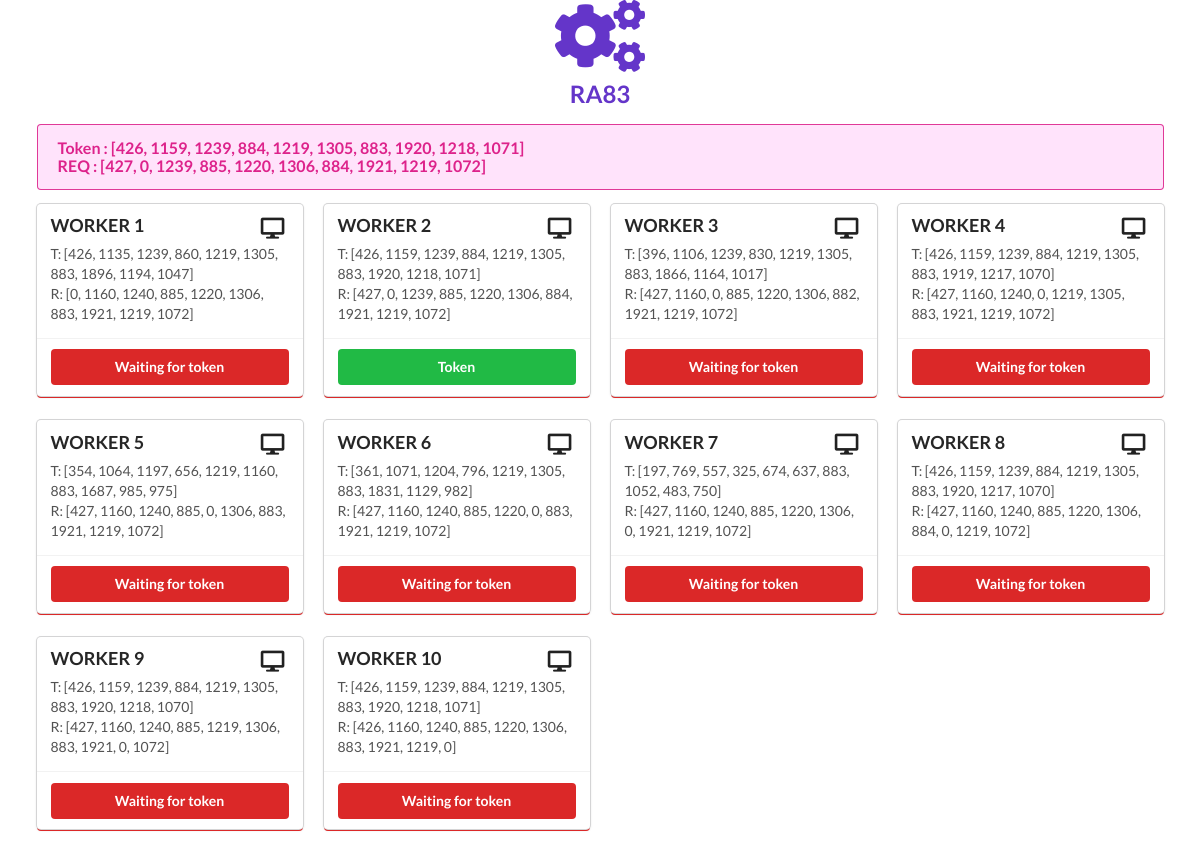
The app's page /, older data.
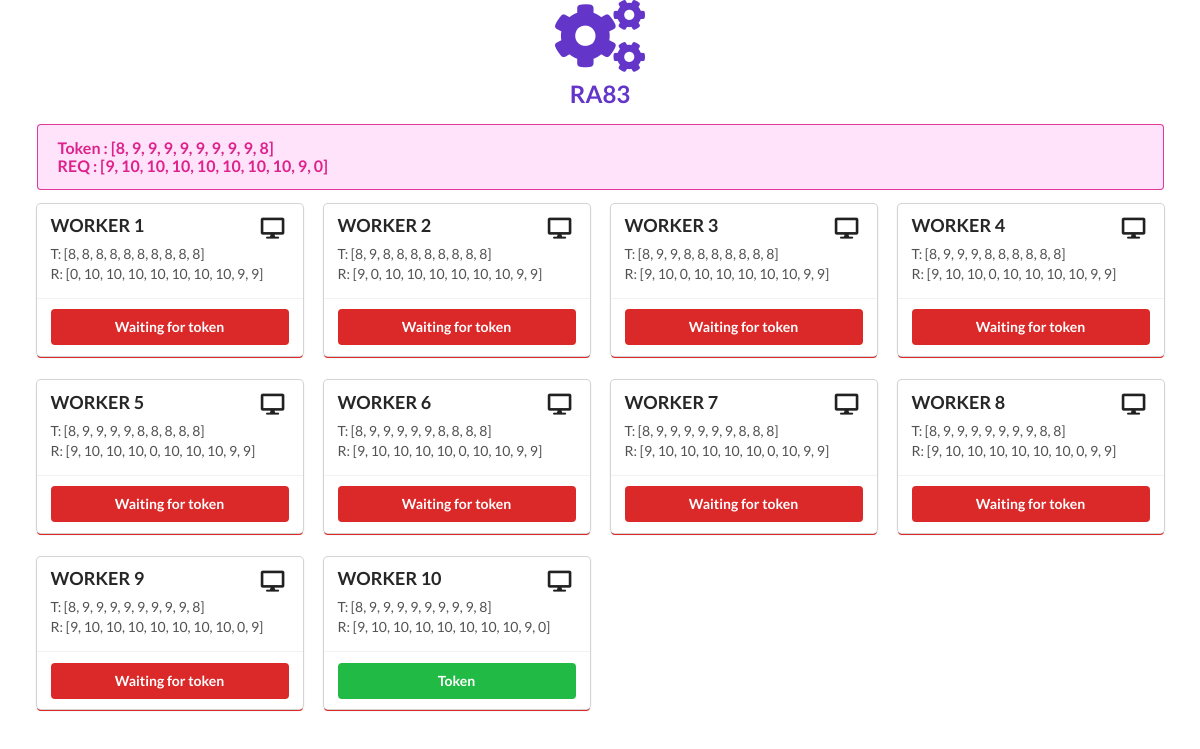
The same page, newer data.
### wdog/models.py (models this page shows)
class Worker(models.Model):
    has_token = models.BooleanField(default=False)
    token = models.CharField(max_length=100, blank=True)
    req = models.CharField(max_length=100, blank=True)
    in_sc = models.BooleanField(default=False)

### wdog/views.py (the view)
# urls.py: 2. Add a URL to urlpatterns:  path('', views.home, name='home')
def home(request):
    if request.method == 'GET':
        workers = Worker.objects.all()
        try:
            worker_t = workers.filter(has_token=True)[0]
        except IndexError:
            worker_t = None
        return render(request, 'wdog/home.html', {'workers': workers, 'worker_t': worker_t})
    raise Http404

### wdog/templates/wdog/home.html (shortened to what this page needs)
<!DOCTYPE html>
<html xmlns="http://www.w3.org/1999/html">
<head>
    {% load static %}
    <link rel="stylesheet" href="https://cdn.jsdelivr.net/npm/semantic-ui@2.4.2/dist/semantic.min.css">
</head>
<body>
<div class="ui blue container">
    <h2 class="ui center aligned violet icon header">
      <i class="settings icon"></i>
      <div class="content">
        RA83
      </div>
    </h2>
    <div class="ui pink message">
      <div id="global-token" class="header">
        Token : [{{ worker_t.token }}]
      </div>
        <div id="global-req" class="header">
        REQ : [{{ worker_t.req }}]
      </div>
    </div>
    <div class="ui four cards">
        {% for worker in workers %}
            <div class="red card">
                <div class="content">
                    <i class="right floated desktop large icon"></i>
                    <div class="header">
                        WORKER {{ worker.id }}
                    </div>
                    <div id="{{ worker.id }}-T" class="description">
                        T: [{{ worker.token }}]
                    </div>
                    <div id="{{ worker.id }}-R" class="description">
                        R: [{{ worker.req }}]
                    </div>
                </div>
                <div class="extra content">
                <div id="{{ worker.id }}-default-buttons" class="ui two buttons" hidden>
                    {% if worker.has_token %}
                    <div class="ui green button">Token</div>
                    {% else %}
                    <div class="ui red button">Waiting for token</div>
                    {% endif %}
                </div>
                </div>
            </div>
        {% endfor %}
    </div>
</div>
</body>
</html>

Row changes from the older to the newer data that the page shows:
changed Worker id 10: token "426, 1159, 1239, 884, 1219, 1305, 883, 1920, 1218, 1071" → "8, 9, 9, 9, 9, 9, 9, 9, 9, 8"; req "426, 1160, 1240, 885, 1220, 1306, 883, 1921, 1219, 0" → "9, 10, 10, 10, 10, 10, 10, 10, 9, 0"; has_token "Waiting for token" → "Token"
changed Worker id 1: token "426, 1135, 1239, 860, 1219, 1305, 883, 1896, 1194, 1047" → "8, 8, 8, 8, 8, 8, 8, 8, 8, 8"; req "0, 1160, 1240, 885, 1220, 1306, 883, 1921, 1219, 1072" → "0, 10, 10, 10, 10, 10, 10, 10, 9, 9"
changed Worker id 2: token "426, 1159, 1239, 884, 1219, 1305, 883, 1920, 1218, 1071" → "8, 9, 8, 8, 8, 8, 8, 8, 8, 8"; req "427, 0, 1239, 885, 1220, 1306, 884, 1921, 1219, 1072" → "9, 0, 10, 10, 10, 10, 10, 10, 9, 9"; has_token "Token" → "Waiting for token"
changed Worker id 3: token "396, 1106, 1239, 830, 1219, 1305, 883, 1866, 1164, 1017" → "8, 9, 9, 8, 8, 8, 8, 8, 8, 8"; req "427, 1160, 0, 885, 1220, 1306, 882, 1921, 1219, 1072" → "9, 10, 0, 10, 10, 10, 10, 10, 9, 9"
changed Worker id 4: token "426, 1159, 1239, 884, 1219, 1305, 883, 1919, 1217, 1070" → "8, 9, 9, 9, 8, 8, 8, 8, 8, 8"; req "427, 1160, 1240, 0, 1219, 1305, 883, 1921, 1219, 1072" → "9, 10, 10, 0, 10, 10, 10, 10, 9, 9"
changed Worker id 5: token "354, 1064, 1197, 656, 1219, 1160, 883, 1687, 985, 975" → "8, 9, 9, 9, 9, 8, 8, 8, 8, 8"; req "427, 1160, 1240, 885, 0, 1306, 883, 1921, 1219, 1072" → "9, 10, 10, 10, 0, 10, 10, 10, 9, 9"
changed Worker id 6: token "361, 1071, 1204, 796, 1219, 1305, 883, 1831, 1129, 982" → "8, 9, 9, 9, 9, 9, 8, 8, 8, 8"; req "427, 1160, 1240, 885, 1220, 0, 883, 1921, 1219, 1072" → "9, 10, 10, 10, 10, 0, 10, 10, 9, 9"
changed Worker id 7: token "197, 769, 557, 325, 674, 637, 883, 1052, 483, 750" → "8, 9, 9, 9, 9, 9, 9, 8, 8, 8"; req "427, 1160, 1240, 885, 1220, 1306, 0, 1921, 1219, 1072" → "9, 10, 10, 10, 10, 10, 0, 10, 9, 9"
changed Worker id 8: token "426, 1159, 1239, 884, 1219, 1305, 883, 1920, 1217, 1070" → "8, 9, 9, 9, 9, 9, 9, 9, 8, 8"; req "427, 1160, 1240, 885, 1220, 1306, 884, 0, 1219, 1072" → "9, 10, 10, 10, 10, 10, 10, 0, 9, 9"
changed Worker id 9: token "426, 1159, 1239, 884, 1219, 1305, 883, 1920, 1218, 1070" → "8, 9, 9, 9, 9, 9, 9, 9, 9, 8"; req "427, 1160, 1240, 885, 1219, 1306, 883, 1921, 0, 1072" → "9, 10, 10, 10, 10, 10, 10, 10, 0, 9"
Text that changed along with them:
{{ worker_t.token }}: "426, 1159, 1239, 884, 1219, 1305, 883, 1920, 1218, 1071" → "8, 9, 9, 9, 9, 9, 9, 9, 9, 8"
{{ worker_t.req }}: "427, 0, 1239, 885, 1220, 1306, 884, 1921, 1219, 1072" → "9, 10, 10, 10, 10, 10, 10, 10, 9, 0"
